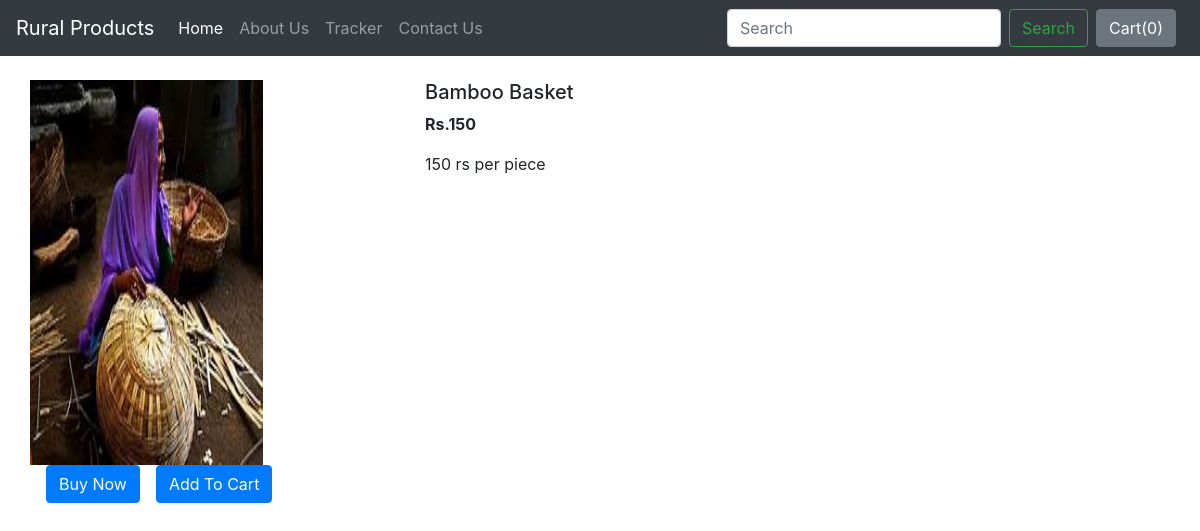
/shop/products/9, run on the app's committed database.
### shop/models.py (models this page shows, shortened)
class Product(models.Model):
    product_id = models.AutoField
    product_name = models.CharField(max_length=50)
    category = models.CharField(max_length=50, default="")
    subcategory = models.CharField(max_length=50, default="")
    price = models.IntegerField(default=0)
    desc = models.CharField(max_length=300)
    pub_date = models.DateField()
    image = models.ImageField(upload_to='shop/images', default="")

### shop/views.py (the view)
# urls.py: path("products/<int:myid>", views.productView, name="ProductView"),
def productView(request, myid):
    product = Product.objects.filter(id=myid)
    return render(request, 'shop/prodView.html', {'product':product[0]})

### shop/templates/shop/prodView.html (shortened to what this page needs)
{% extends 'shop/basic.html' %}
{% block body %}
<div class="container my-4">
    <div class="row">
    <div class="col-md-4">
    <div class="row">
        <img src="/media/{{product.image}}" width="233px" height="385px">
    </div>
        <div class="row">
            <button class="btn btn-primary mx-3">Buy Now</button>
            <button class="btn btn-primary">Add To Cart</button>
        </div>
    </div>
    <div class="col-md-8">
        <h5>{{product.product_name}}</h5>
        <p><b>Rs.{{product.price}} </b></p>
        <p>{{product.desc}}</p>
    </div>
    </div>
</div>
{% endblock %}

### data on the page
Product: image (picture), product_name "Bamboo Basket", price "150", desc "150 rs per piece"
